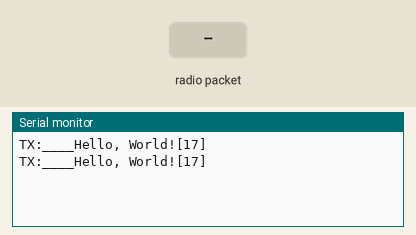
Simulated run of this sketch. Board: Arduino Uno, built with avr-gcc and run on an emulated ATmega328P. Shown: the last lines printed to the serial monitor. The inputs (shaded band) are chosen by the test bench. No radio packets arrive unless stated.

Above: at 2.9 s.
3.0 s: radio packet "1" arrives
At 5.1 s:
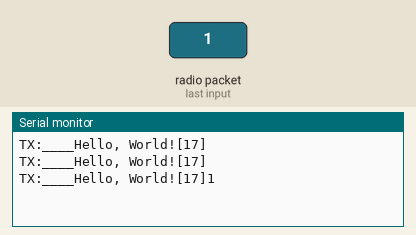
5.5 s: radio packet "0" arrives
At 7.6 s:
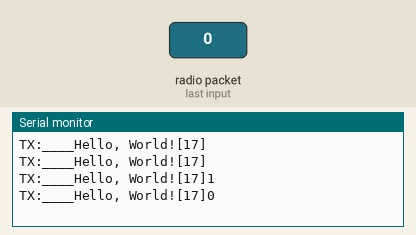
8.0 s: radio packet "2" arrives
At 9.0 s:
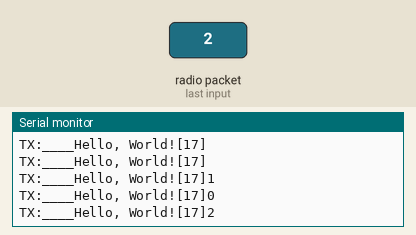

The sketch:

RF_ProofOfConcept.ino
```cpp
#include <VirtualWire.h>
#include <Vector.h>

const int rfTxPin = 12;     // PIN RF transmitter pin
const int rfRxPin = 11;     // PIN RF receiver pin
const int rfBaud = 2000;    // Bits per second of RF

Vector<String> messageHistory; // Vector to store messages

void setup() {
  Serial.begin(9600);       // Start serial communication
  vw_set_tx_pin(rfTxPin);   // Set transmitter pin
  vw_set_rx_pin(rfRxPin);   // Set receiver pin
  vw_setup(rfBaud);         // Bits per second speed
  vw_rx_start();            // Start the receiver PLL running
}

void transmitData(const char* msg) {
  //messageHistory.push_back(msg);  // Store the message in the vector
  Serial.print("TX:");
  Serial.print(msg);
  Serial.print("[");
  Serial.print(strlen(msg));
  Serial.print("]");

  vw_send((uint8_t *)msg, strlen(msg));
  vw_send((byte*)128,2);
  vw_wait_tx();  // Wait for the message to be sent
}


String readData() {
  uint8_t buf[VW_MAX_MESSAGE_LEN];
  uint8_t buflen = VW_MAX_MESSAGE_LEN;
  String outputString = "";

  if (vw_get_message(buf, &buflen)) {  // Non-blocking
    for (int i = 0; i < buflen; i++) {
      outputString += (char)buf[i];
    }
  }

  return outputString;
}

void loop() {
  const char *msg = "____Hello, World!";
  transmitData(msg);

  String rfData = readData();
  Serial.println(rfData);

  delay(2000);  // Send message every 2 seconds
}
```

Measured:
- after the input at 3.0 s, the serial monitor: prints a new line after 1.1 s (image 1)
- after the input at 5.5 s, the serial monitor: prints a new line after 0.68 s (image 2)
- after the input at 8.0 s, the serial monitor: prints a new line after 0.24 s (image 3)
